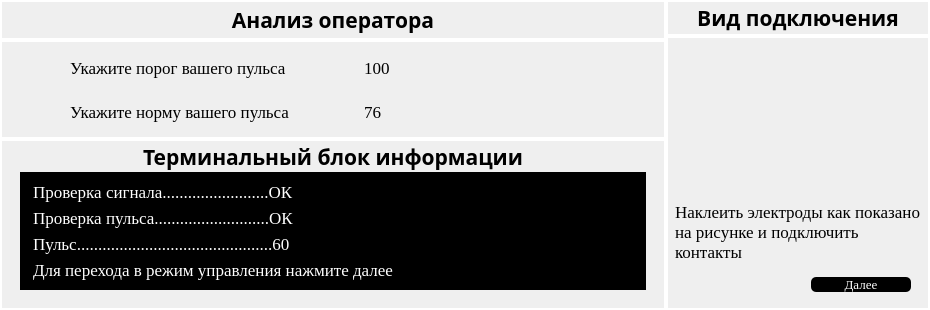
          <widget class="QWidget" name="widget_2" native="true">
           <property name="styleSheet">
            <string notr="true"/>
           </property>
           <layout class="QHBoxLayout" name="horizontalLayout_4">
            <property name="spacing">
             <number>0</number>
            </property>
            <property name="leftMargin">
             <number>0</number>
            </property>
            <property name="topMargin">
             <number>0</number>
            </property>
            <property name="rightMargin">
             <number>0</number>
            </property>
            <property name="bottomMargin">
             <number>0</number>
            </property>
            <item>
             <layout class="QHBoxLayout" name="horizontalLayout">
              <property name="spacing">
               <number>0</number>
              </property>
              <property name="sizeConstraint">
               <enum>QLayout::SetDefaultConstraint</enum>
              </property>
              <item>
               <widget class="QWidget" name="widget_4" native="true">
                <property name="minimumSize">
                 <size>
                  <width>666</width>
                  <height>0</height>
                 </size>
                </property>
                <property name="maximumSize">
                 <size>
                  <width>666</width>
                  <height>16777215</height>
                 </size>
                </property>
                <property name="styleSheet">
                 <string notr="true">#widget_4 {border: 2px solid white}</string>
                </property>
                <layout class="QVBoxLayout" name="verticalLayout_3">
                 <property name="spacing">
                  <number>0</number>
                 </property>
                 <property name="leftMargin">
                  <number>0</number>
                 </property>
                 <property name="topMargin">
                  <number>0</number>
                 </property>
                 <property name="rightMargin">
                  <number>0</number>
                 </property>
                 <property name="bottomMargin">
                  <number>0</number>
                 </property>
                 <item>
                  <widget class="QWidget" name="widget_10" native="true">
                   <property name="maximumSize">
                    <size>
                     <width>16777215</width>
                     <height>40</height>
                    </size>
                   </property>
                   <property name="styleSheet">
                    <string notr="true">#widget_10 {border: 2px solid white}</string>
                   </property>
                   <layout class="QVBoxLayout" name="verticalLayout_10">
                    <property name="spacing">
                     <number>0</number>
                    </property>
                    <property name="leftMargin">
                     <number>3</number>
                    </property>
                    <property name="topMargin">
                     <number>3</number>
                    </property>
                    <property name="rightMargin">
                     <number>3</number>
                    </property>
                    <property name="bottomMargin">
                     <number>3</number>
                    </property>
                    <item>
                     <widget class="QLabel" name="label_10">
                      <property name="font">
                       <font>
                        <family>Jura</family>
                        <pointsize>16</pointsize>
                        <weight>75</weight>
                        <bold>true</bold>
                       </font>
                      </property>
                      <property name="text">
                       <string>Анализ оператора</string>
                      </property>
                      <property name="alignment">
                       <set>Qt::AlignCenter</set>
                      </property>
                     </widget>
                    </item>
                   </layout>
                  </widget>
                 </item>
                 <item>
                  <widget class="QWidget" name="widget_17" native="true">
                   <property name="maximumSize">
                    <size>
                     <width>16777215</width>
                     <height>123123</height>
                    </size>
                   </property>
                   <property name="styleSheet">
                    <string notr="true">#widget_17 {border: 2px solid white}</string>
                   </property>
                   <layout class="QVBoxLayout" name="verticalLayout_4">
                    <property name="spacing">
                     <number>0</number>
                    </property>
                    <property name="leftMargin">
                     <number>0</number>
                    </property>
                    <property name="topMargin">
                     <number>0</number>
                    </property>
                    <property name="rightMargin">
                     <number>0</number>
                    </property>
                    <property name="bottomMargin">
                     <number>0</number>
                    </property>
                    <item>
                     <widget class="QWidget" name="widget_19" native="true">
                      <property name="maximumSize">
                       <size>
                        <width>16777215</width>
                        <height>125</height>
                       </size>
                      </property>
                      <property name="styleSheet">
                       <string notr="true">#widget_19 {border: 2px solid white}</string>
                      </property>
                      <layout class="QGridLayout" name="gridLayout_8">
                       <property name="leftMargin">
                        <number>70</number>
                       </property>
                       <property name="horizontalSpacing">
                        <number>0</number>
                       </property>
                       <item row="0" column="0">
                        <widget class="QLabel" name="label_15">
                         <property name="minimumSize">
                          <size>
                           <width>200</width>
                           <height>0</height>
                          </size>
                         </property>
                         <property name="maximumSize">
                          <size>
                           <width>600</width>
                           <height>16777215</height>
                          </size>
                         </property>
                         <property name="font">
                          <font>
                           <family>Tinos</family>
                           <pointsize>13</pointsize>
                           <weight>50</weight>
                           <bold>false</bold>
                          </font>
                         </property>
                         <property name="text">
                          <string>Укажите порог вашего пульса</string>
                         </property>
                         <property name="wordWrap">
                          <bool>true</bool>
                         </property>
                        </widget>
                       </item>
                       <item row="0" column="1">
                        <widget class="QLabel" name="label_21">
                         <property name="minimumSize">
                          <size>
                           <width>200</width>
                           <height>0</height>
                          </size>
                         </property>
                         <property name="maximumSize">
                          <size>
                           <width>600</width>
                           <height>16777215</height>
                          </size>
                         </property>
                         <property name="font">
                          <font>
                           <family>Tinos</family>
                           <pointsize>13</pointsize>
                           <weight>50</weight>
                           <bold>false</bold>
                          </font>
                         </property>
                         <property name="text">
                          <string>100</string>
                         </property>
                         <property name="wordWrap">
                          <bool>true</bool>
                         </property>
                        </widget>
                       </item>
                       <item row="1" column="0">
                        <widget class="QLabel" name="label_16">
                         <property name="minimumSize">
                          <size>
                           <width>200</width>
                           <height>0</height>
                          </size>
                         </property>
                         <property name="maximumSize">
                          <size>
                           <width>600</width>
                           <height>16777215</height>
                          </size>
                         </property>
                         <property name="font">
                          <font>
                           <family>Tinos</family>
                           <pointsize>13</pointsize>
                           <weight>50</weight>
                           <bold>false</bold>
                          </font>
                         </property>
                         <property name="text">
                          <string>Укажите норму вашего пульса</string>
                         </property>
                         <property name="wordWrap">
                          <bool>true</bool>
                         </property>
                        </widget>
                       </item>
                       <item row="1" column="1">
                        <widget class="QLabel" name="label_22">
                         <property name="minimumSize">
                          <size>
                           <width>200</width>
                           <height>0</height>
                          </size>
                         </property>
                         <property name="maximumSize">
                          <size>
                           <width>600</width>
                           <height>16777215</height>
                          </size>
                         </property>
                         <property name="font">
                          <font>
                           <family>Tinos</family>
                           <pointsize>13</pointsize>
                           <weight>50</weight>
                           <bold>false</bold>
                          </font>
                         </property>
                         <property name="text">
                          <string>76</string>
                         </property>
                         <property name="wordWrap">
                          <bool>true</bool>
                         </property>
                        </widget>
                       </item>
                      </layout>
                     </widget>
                    </item>
                    <item>
                     <widget class="QWidget" name="widget_18" native="true">
                      <property name="maximumSize">
                       <size>
                        <width>16777215</width>
                        <height>123123</height>
                       </size>
                      </property>
                      <property name="styleSheet">
                       <string notr="true">#widget_18 {border: 2px solid white}</string>
                      </property>
                      <layout class="QGridLayout" name="gridLayout_3">
                       <property name="leftMargin">
                        <number>20</number>
                       </property>
                       <property name="topMargin">
                        <number>3</number>
                       </property>
                       <property name="rightMargin">
                        <number>20</number>
                       </property>
                       <property name="bottomMargin">
                        <number>20</number>
                       </property>
                       <property name="spacing">
                        <number>0</number>
                       </property>
                       <item row="0" column="0">
                        <widget class="QLabel" name="label_11">
                         <property name="maximumSize">
                          <size>
                           <width>16777215</width>
                           <height>30</height>
                          </size>
                         </property>
                         <property name="font">
                          <font>
                           <family>Jura</family>
                           <pointsize>16</pointsize>
                           <weight>75</weight>
                           <bold>true</bold>
                          </font>
                         </property>
                         <property name="text">
                          <string>Терминальный блок информации</string>
                         </property>
                         <property name="alignment">
                          <set>Qt::AlignCenter</set>
                         </property>
                        </widget>
                       </item>
                       <item row="1" column="0">
                        <widget class="QFrame" name="frame_2">
                         <property name="styleSheet">
                          <string notr="true">background-color: rgb(0,0,0)</string>
                         </property>
                         <property name="frameShape">
                          <enum>QFrame::StyledPanel</enum>
                         </property>
                         <property name="frameShadow">
                          <enum>QFrame::Raised</enum>
                         </property>
                         <layout class="QGridLayout" name="gridLayout_9">
                          <item row="0" column="0">
                           <widget class="QLabel" name="label_17">
                            <property name="minimumSize">
                             <size>
                              <width>200</width>
                              <height>0</height>
                             </size>
                            </property>
                            <property name="maximumSize">
                             <size>
                              <width>600</width>
                              <height>16777215</height>
                             </size>
                            </property>
                            <property name="font">
                             <font>
                              <family>Tinos</family>
                              <pointsize>13</pointsize>
                              <weight>50</weight>
                              <bold>false</bold>
                             </font>
                            </property>
                            <property name="styleSheet">
                             <string notr="true">color:white</string>
                            </property>
                            <property name="text">
                             <string>Проверка сигнала.........................ОК</string>
                            </property>
                            <property name="wordWrap">
                             <bool>true</bool>
                            </property>
                           </widget>
                          </item>
                          <item row="1" column="0">
                           <widget class="QLabel" name="label_18">
                            <property name="minimumSize">
                             <size>
                              <width>200</width>
                              <height>0</height>
                             </size>
                            </property>
                            <property name="maximumSize">
                             <size>
                              <width>600</width>
                              <height>16777215</height>
                             </size>
                            </property>
                            <property name="font">
                             <font>
                              <family>Tinos</family>
                              <pointsize>13</pointsize>
                              <weight>50</weight>
                              <bold>false</bold>
                             </font>
                            </property>
                            <property name="styleSheet">
                             <string notr="true">color:white</string>
                            </property>
                            <property name="text">
                             <string>Проверка пульса...........................ОК</string>
                            </property>
                            <property name="wordWrap">
                             <bool>true</bool>
                            </property>
                           </widget>
                          </item>
                          <item row="2" column="0">
                           <widget class="QLabel" name="label_19">
                            <property name="minimumSize">
                             <size>
                              <width>200</width>
                              <height>0</height>
                             </size>
                            </property>
                            <property name="maximumSize">
                             <size>
                              <width>600</width>
                              <height>16777215</height>
                             </size>
                            </property>
                            <property name="font">
                             <font>
                              <family>Tinos</family>
                              <pointsize>13</pointsize>
                              <weight>50</weight>
                              <bold>false</bold>
                             </font>
                            </property>
                            <property name="styleSheet">
                             <string notr="true">color:white</string>
                            </property>
                            <property name="text">
                             <string>Пульс..............................................60</string>
                            </property>
                            <property name="wordWrap">
                             <bool>true</bool>
                            </property>
                           </widget>
                          </item>
                          <item row="3" column="0">
                           <widget class="QLabel" name="label_20">
                            <property name="minimumSize">
                             <size>
                              <width>200</width>
                              <height>0</height>
                             </size>
                            </property>
                            <property name="maximumSize">
                             <size>
                              <width>600</width>
                              <height>16777215</height>
                             </size>
                            </property>
                            <property name="font">
                             <font>
                              <family>Tinos</family>
                              <pointsize>13</pointsize>
                              <weight>50</weight>
                              <bold>false</bold>
                             </font>
                            </property>
                            <property name="styleSheet">
                             <string notr="true">color:white</string>
                            </property>
                            <property name="text">
                             <string>Для перехода в режим управления нажмите далее</string>
                            </property>
                            <property name="wordWrap">
                             <bool>true</bool>
                            </property>
                           </widget>
                          </item>
                         </layout>
                        </widget>
                       </item>
                      </layout>
                     </widget>
                    </item>
                   </layout>
                  </widget>
                 </item>
                </layout>
               </widget>
              </item>
              <item>
               <widget class="QWidget" name="widget_6" native="true">
                <layout class="QVBoxLayout" name="verticalLayout_7">
                 <property name="spacing">
                  <number>0</number>
                 </property>
                 <property name="leftMargin">
                  <number>0</number>
                 </property>
                 <property name="topMargin">
                  <number>0</number>
                 </property>
                 <property name="rightMargin">
                  <number>0</number>
                 </property>
                 <property name="bottomMargin">
                  <number>0</number>
                 </property>
                 <item>
                  <layout class="QGridLayout" name="gridLayout_5">
                   <property name="spacing">
                    <number>0</number>
                   </property>
                   <item row="0" column="0">
                    <widget class="QWidget" name="widget_9" native="true">
                     <property name="maximumSize">
                      <size>
                       <width>16777215</width>
                       <height>40</height>
                      </size>
                     </property>
                     <property name="styleSheet">
                      <string notr="true">#widget_9 {border: 2px solid white}</string>
                     </property>
                     <layout class="QVBoxLayout" name="verticalLayout_9">
                      <property name="spacing">
                       <number>0</number>
                      </property>
                      <property name="leftMargin">
                       <number>3</number>
                      </property>
                      <property name="topMargin">
                       <number>3</number>
                      </property>
                      <property name="rightMargin">
                       <number>3</number>
                      </property>
                      <property name="bottomMargin">
                       <number>3</number>
                      </property>
                      <item>
                       <widget class="QLabel" name="label_5">
                        <property name="font">
                         <font>
                          <family>Jura</family>
                          <pointsize>16</pointsize>
                          <weight>75</weight>
                          <bold>true</bold>
                         </font>
                        </property>
                        <property name="text">
                         <string>Вид подключения</string>
                        </property>
                        <property name="alignment">
                         <set>Qt::AlignCenter</set>
                        </property>
                       </widget>
                      </item>
                     </layout>
                    </widget>
                   </item>
                   <item row="1" column="0">
                    <widget class="QWidget" name="widget_11" native="true">
                     <property name="styleSheet">
                      <string notr="true">#widget_11 {border: 2px solid white}</string>
                     </property>
                     <layout class="QGridLayout" name="gridLayout_2">
                      <property name="topMargin">
                       <number>40</number>
                      </property>
                      <item row="0" column="0">
                       <widget class="QLabel" name="label_3">
                        <property name="minimumSize">
                         <size>
                          <width>120</width>
                          <height>120</height>
                         </size>
                        </property>
                        <property name="maximumSize">
                         <size>
                          <width>120</width>
                          <height>120</height>
                         </size>
                        </property>
                        <property name="text">
                         <string/>
                        </property>
                        <property name="pixmap">
                         <pixmap>../photos/hand1.png</pixmap>
                        </property>
                        <property name="scaledContents">
                         <bool>true</bool>
                        </property>
                       </widget>
                      </item>
                      <item row="0" column="1">
                       <widget class="QLabel" name="label_4">
                        <property name="minimumSize">
                         <size>
                          <width>120</width>
                          <height>120</height>
                         </size>
                        </property>
                        <property name="maximumSize">
                         <size>
                          <width>120</width>
                          <height>120</height>
                         </size>
                        </property>
                        <property name="text">
                         <string/>
                        </property>
                        <property name="pixmap">
                         <pixmap>../photos/hand2.png</pixmap>
                        </property>
                        <property name="scaledContents">
                         <bool>true</bool>
                        </property>
                       </widget>
                      </item>
                      <item row="1" column="0" colspan="2">
                       <widget class="QLabel" name="label_14">
                        <property name="minimumSize">
                         <size>
                          <width>200</width>
                          <height>0</height>
                         </size>
                        </property>
                        <property name="maximumSize">
                         <size>
                          <width>600</width>
                          <height>16777215</height>
                         </size>
                        </property>
                        <property name="font">
                         <font>
                          <family>Tinos</family>
                          <pointsize>13</pointsize>
                          <weight>50</weight>
                          <bold>false</bold>
                         </font>
                        </property>
                        <property name="text">
                         <string>Наклеить электроды как показано на рисунке и подключить контакты</string>
                        </property>
                        <property name="wordWrap">
                         <bool>true</bool>
                        </property>
                       </widget>
                      </item>
                      <item row="2" column="1">
                       <widget class="QWidget" name="widget_15" native="true">
                        <layout class="QGridLayout" name="gridLayout_7">
                         <item row="0" column="0">
                          <widget class="QPushButton" name="pushButton_3">
                           <property name="sizePolicy">
                            <sizepolicy hsizetype="Minimum" vsizetype="Fixed">
                             <horstretch>0</horstretch>
                             <verstretch>0</verstretch>
                            </sizepolicy>
                           </property>
                           <property name="maximumSize">
                            <size>
                             <width>100</width>
                             <height>35</height>
                            </size>
                           </property>
                           <property name="font">
                            <font>
                             <family>Tinos</family>
                             <pointsize>10</pointsize>
                             <weight>50</weight>
                             <bold>false</bold>
                            </font>
                           </property>
                           <property name="styleSheet">
                            <string notr="true">background-color: black; color: white; border-radius: 5px</string>
                           </property>
                           <property name="text">
                            <string>Далее</string>
                           </property>
                          </widget>
                         </item>
                        </layout>
                       </widget>
                      </item>
                     </layout>
                    </widget>
                   </item>
                  </layout>
                 </item>
                </layout>
               </widget>
              </item>
             </layout>
            </item>
           </layout>
          </widget>
